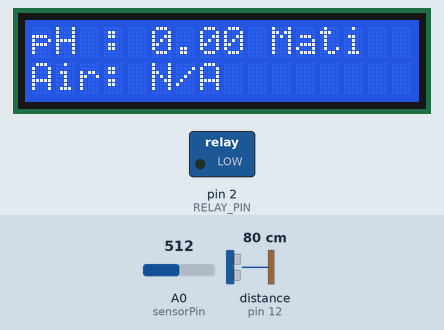
Simulated run of this sketch. Board: Arduino Uno, built with avr-gcc and run on an emulated ATmega328P. Shown: 16×2 character LCD, switched loads named in the sketch (green lamp = pin HIGH). Wiring (inferred from the names in the program): ultrasonic range finder: trigger pin 13; echo pin 12. The inputs (shaded band) are chosen by the test bench; at power-on: distance to the obstacle (sensor on pin 12) 80 cm, A0 (sensorPin) = 512. The echo pulse lasts 58.3 µs per cm; pins used as bus, display or sensor lines are not drawn; what the sketch prints to the serial monitor is not drawn.

Above: at 2.2 s.
2.3 s: distance to the obstacle (sensor on pin 12) set to 2 cm
At 3.6 s:
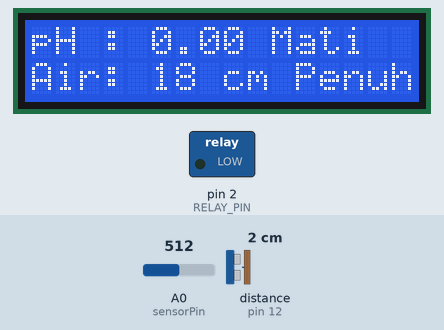
4.6 s: distance to the obstacle (sensor on pin 12) set to 4 cm
6.7 s: distance to the obstacle (sensor on pin 12) set to 7 cm
At 8.0 s:
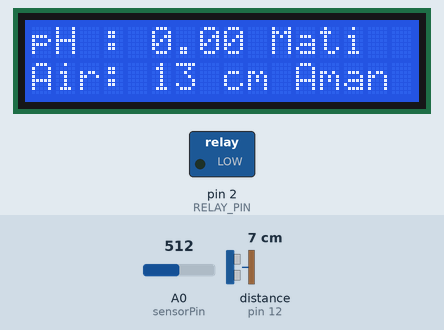
8.8 s: A0 (sensorPin) set to 616
10.5 s: A0 (sensorPin) set to 635
At 12.2 s:
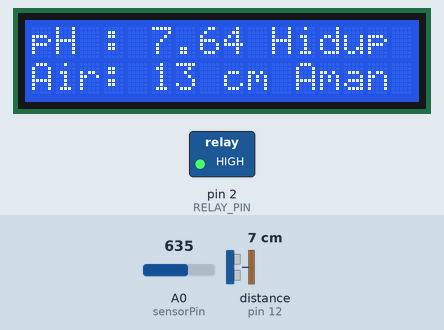
14.6 s: A0 (sensorPin) set to 716
At 16.4 s:
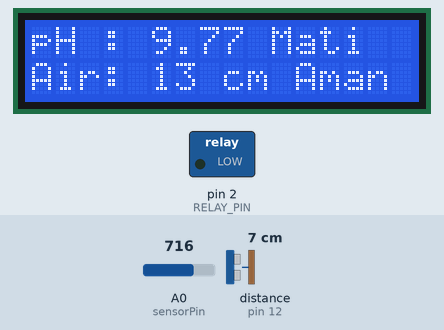
Timing chart, 0 to 17.9 s (numbered marks = the images above; inputs shaded):
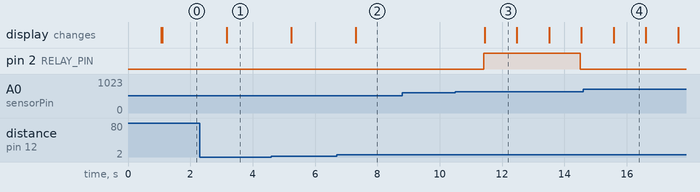

The sketch:

kalibrasi_sensor.ino
```cpp
// === Pin untuk sensor ultrasonik ===
const int trigPin = 13;   // Pin trigger
const int echoPin = 12;   // Pin echo

// === Pin untuk sensor pH ===
const int sensorPin = A0; // Pin analog sensor pH

// === Pin untuk relay ===
#define RELAY_PIN 2       // Pin GPIO untuk relay

// === Variabel untuk sensor ultrasonik ===
long duration;
int distance;

// === Variabel untuk sensor pH ===
float phValue = 0;
const int sampleSize = 10;    // Ukuran sampel untuk rata-rata
float phReadings[sampleSize]; // Array untuk menyimpan sampel pH
int sampleIndex = 0;

// Tinggi wadah
const int tinggiWadah = 19;

// === Library LCD ===
#include <Wire.h>
#include <LiquidCrystal_I2C.h>

// Inisialisasi LCD dengan alamat I2C 0x27 dan ukuran 16x2
const int col = 16;
const int row = 2;
LiquidCrystal_I2C lcd(0x27, col, row);

// === Fungsi membaca nilai pH dengan filter ===
float readPH(int pin) {
  int rawValue = analogRead(pin);
  float voltage = 5.0 / 1024.0 * rawValue;
  float ph = 7.00 + ((3.69 - voltage) / 0.092);

  if (ph < 0 || ph > 14) {
    return phValue;
  }

  phReadings[sampleIndex] = ph;
  sampleIndex = (sampleIndex + 1) % sampleSize;

  float total = 0;
  for (int i = 0; i < sampleSize; i++) {
    total += phReadings[i];
  }
  return total / sampleSize;
}

void setup() {
  // Inisialisasi pin
  pinMode(trigPin, OUTPUT);
  pinMode(echoPin, INPUT);
  pinMode(RELAY_PIN, OUTPUT);
  digitalWrite(RELAY_PIN, LOW);

  // Inisialisasi nilai awal sampel pH
  for (int i = 0; i < sampleSize; i++) {
    phReadings[i] = 7.0;
  }

  // Inisialisasi Serial
  Serial.begin(115200);

  // Penundaan untuk memastikan perangkat stabil
  delay(1000);

  // Inisialisasi LCD
  lcd.init();
  lcd.backlight();
  lcd.clear();

  Serial.println("Sistem Siap!");
}

void loop() {
  // === SENSOR ULTRASONIK ===
  digitalWrite(trigPin, LOW);
  delayMicroseconds(2);
  digitalWrite(trigPin, HIGH);
  delayMicroseconds(10);
  digitalWrite(trigPin, LOW);

  // Membaca durasi pantulan
  duration = pulseIn(echoPin, HIGH);
  if (duration > 0) {
    distance = duration * 0.034 / 2; // Konversi ke cm
    Serial.print("Jarak: ");
    Serial.print(distance);
    Serial.println(" cm");
  } else {
    distance = -1; // Jika tidak ada sinyal pantulan
    Serial.println("Tidak ada jarak yang terdeteksi.");
  }

  // Hitung ketinggian air
  int tinggiAir = (distance > 0) ? tinggiWadah - distance : -1;

  // === SENSOR pH ===
  phValue = readPH(sensorPin);
  Serial.print("Nilai pH: ");
  Serial.println(phValue, 2);

  // === LOGIKA KONTROL RELAY ===
  String pumpStatus = "Mati"; // Status default pompa
  if (phValue >= 5 && phValue <= 9) { // Rentang pH aman
    if (tinggiAir >= 0 && tinggiAir <= 14) {
      // Pompa hidup jika ketinggian air belum penuh
      Serial.println("Kondisi aman, pompa hidup.");
      digitalWrite(RELAY_PIN, HIGH);
      pumpStatus = "Hidup";
    } else {
      // Pompa mati jika air penuh
      Serial.println("Air penuh, pompa mati.");
      digitalWrite(RELAY_PIN, LOW);
    }
  } else {
    // Pompa mati jika pH tidak aman
    Serial.println("pH tidak aman, pompa mati.");
    digitalWrite(RELAY_PIN, LOW);
  }

  // === TAMPILKAN DATA PADA LCD ===
  lcd.clear();

  // Baris 1: pH dan Status Pompa
  lcd.setCursor(0, 0);
  lcd.print("pH : ");
  lcd.print(phValue, 2);
  lcd.print(" ");
  lcd.print(pumpStatus);

  // Baris 2: Ketinggian Air dan Status
  lcd.setCursor(0, 1);
  if (tinggiAir >= 0) {
    lcd.print("Air: ");
    lcd.print(tinggiAir);
    lcd.print(" cm ");
    lcd.print((tinggiAir <= 14) ? "Aman" : "Penuh");
  } else {
    lcd.print("Air: N/A");
  }

  // Jeda pembacaan selama 1 detik
  delay(1000);
}
```

Measured:
- the behaviour switches between 5 and 6 cm on distance to the obstacle (sensor on pin 12) (found by bisection; images 1 and 2)
- the behaviour switches between 623 and 624 on A0 (sensorPin) (found by bisection; images 2 and 3)
- after the input at 2.3 s, the display: changes after 0.86 s (image 1)
- after the input at 6.7 s, the display: changes after 0.60 s (image 2)
- after the input at 8.8 s, every drawn part: stays the same
- after the input at 10.5 s, pin 2 (RELAY_PIN): LOW → HIGH after 0.91 s, → LOW 3.1 s later; the display: changes after 0.94 s (image 3)
- what the display in image 3 shows lasts 1.1 s, from 11.4 s to 12.5 s
